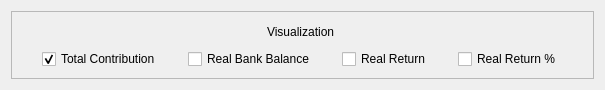
<?xml version="1.0" encoding="UTF-8"?>
<ui version="4.0">
 <class>chart_cfg_widget</class>
 <widget class="QWidget" name="chart_cfg_widget">
  <property name="geometry">
   <rect>
    <x>0</x>
    <y>0</y>
    <width>605</width>
    <height>90</height>
   </rect>
  </property>
  <property name="sizePolicy">
   <sizepolicy hsizetype="MinimumExpanding" vsizetype="MinimumExpanding">
    <horstretch>0</horstretch>
    <verstretch>0</verstretch>
   </sizepolicy>
  </property>
  <property name="windowTitle">
   <string>Form</string>
  </property>
  <layout class="QGridLayout" name="gridLayout">
   <item row="0" column="0" colspan="4">
    <widget class="QFrame" name="chart_cfg_frame">
     <property name="frameShape">
      <enum>QFrame::StyledPanel</enum>
     </property>
     <property name="frameShadow">
      <enum>QFrame::Raised</enum>
     </property>
     <layout class="QGridLayout" name="gridLayout_2">
      <item row="1" column="0">
       <widget class="QCheckBox" name="checbox_total_contribution">
        <property name="sizePolicy">
         <sizepolicy hsizetype="Fixed" vsizetype="Fixed">
          <horstretch>0</horstretch>
          <verstretch>0</verstretch>
         </sizepolicy>
        </property>
        <property name="text">
         <string>Total Contribution</string>
        </property>
        <property name="checked">
         <bool>true</bool>
        </property>
       </widget>
      </item>
      <item row="1" column="3">
       <widget class="QCheckBox" name="checkbox_real_return_perc">
        <property name="sizePolicy">
         <sizepolicy hsizetype="Fixed" vsizetype="Fixed">
          <horstretch>0</horstretch>
          <verstretch>0</verstretch>
         </sizepolicy>
        </property>
        <property name="text">
         <string>Real Return %</string>
        </property>
       </widget>
      </item>
      <item row="1" column="2">
       <widget class="QCheckBox" name="checkbox_real_return">
        <property name="sizePolicy">
         <sizepolicy hsizetype="Fixed" vsizetype="Fixed">
          <horstretch>0</horstretch>
          <verstretch>0</verstretch>
         </sizepolicy>
        </property>
        <property name="text">
         <string>Real Return</string>
        </property>
       </widget>
      </item>
      <item row="1" column="1">
       <widget class="QCheckBox" name="checkbox_real_bank_balance">
        <property name="sizePolicy">
         <sizepolicy hsizetype="Fixed" vsizetype="Fixed">
          <horstretch>0</horstretch>
          <verstretch>0</verstretch>
         </sizepolicy>
        </property>
        <property name="text">
         <string>Real Bank Balance</string>
        </property>
       </widget>
      </item>
      <item row="0" column="0" colspan="4" alignment="Qt::AlignHCenter">
       <widget class="QLabel" name="label">
        <property name="text">
         <string>Visualization</string>
        </property>
       </widget>
      </item>
     </layout>
    </widget>
   </item>
  </layout>
 </widget>
 <resources/>
 <connections/>
</ui>
